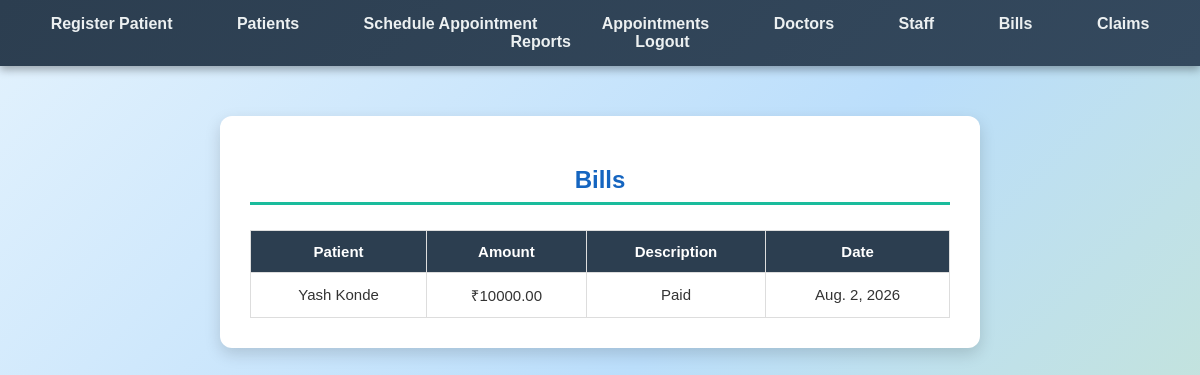
/billing/bills/ (signed in), run on the app's committed database.
### billing/models.py (models this page shows, shortened)
class Bill(models.Model):
    patient = models.ForeignKey(Patient, on_delete=models.CASCADE)
    amount = models.DecimalField(max_digits=10, decimal_places=2)
    description = models.TextField()
    date = models.DateField(auto_now_add=True)

### patients/models.py (models this page shows, shortened)
class Patient(models.Model):
    user = models.OneToOneField(User, on_delete=models.CASCADE, null=True, blank=True)
    name = models.CharField(max_length=100)
    age = models.IntegerField()
    gender = models.CharField(max_length=10)
    contact = models.CharField(max_length=15)
    address = models.TextField()
    medical_history = models.TextField(blank=True)

### billing/views.py (the view)
# urls.py: path('bills/', views.bill_list, name='bill_list'),
@login_required
def bill_list(request):
    bills = Bill.objects.all()
    return render(request, 'billing/bill_list.html', {'bills': bills})

### billing/templates/billing/bill_list.html (shortened to what this page needs)
{% extends "base.html" %}
{% block content %}
<h2>Bills</h2>
<table>
    <thead>
        <tr><th>Patient</th><th>Amount</th><th>Description</th><th>Date</th></tr>
    </thead>
    <tbody>
        {% for bill in bills %}
        <tr>
            <td>{{ bill.patient.name }}</td>
            <td>₹{{ bill.amount }}</td>
            <td>{{ bill.description }}</td>
            <td>{{ bill.date }}</td>
        </tr>
        {% endfor %}
    </tbody>
</table>
{% endblock %}

### static/css/hospital.css (style rules this page uses)
body { font-family: 'Poppins', sans-serif; background: linear-gradient(135deg, #e3f2fd, #bbdefb, #c8e6c9); margin: 0; padding: 0; color: #333; text-align: center; min-height: 100vh; }
h2 { color: #1565c0; border-bottom: 3px solid #1abc9c; padding-bottom: 8px; margin-bottom: 25px; text-align: center; font-weight: 700; }
table { width: 100%; border-collapse: collapse; margin-top: 20px; font-size: 15px; }
table th, table td { border: 1px solid #ddd; padding: 12px 10px; text-align: center; }
table th { background: #2c3e50; color: #fff; font-weight: 600; }

### data on the page
Bill: patient.name "Yash Konde", amount "10000.00", description "Paid", date "Aug. 2, 2026"
